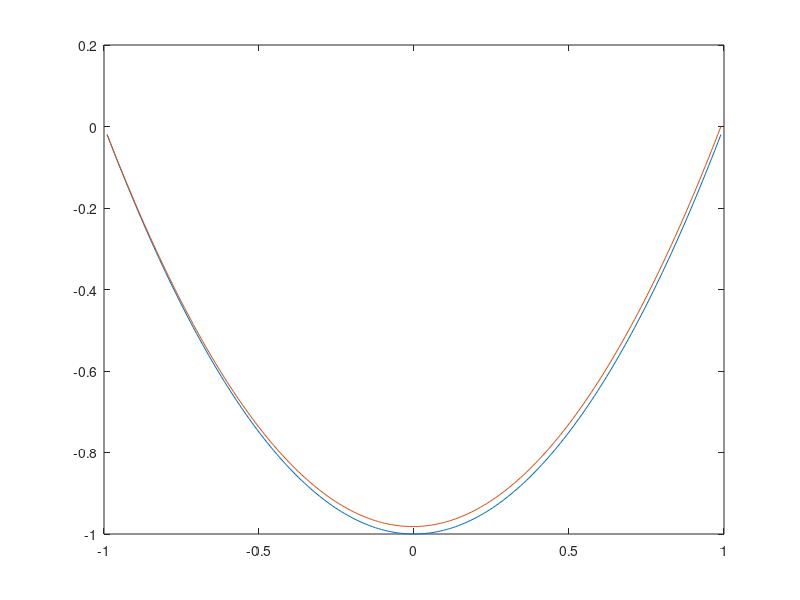

This chart was generated by the following MATLAB code:
Q=200;
N=200;
t0=-1;
t1=1;
h=(t1-t0)/(Q+1);
s0=0;
a=0;
b=0;
s=zeros(1,N+1);
Y=zeros(1,N);
Yexac=zeros(1,N);
T=zeros(1,N);
yexac= @(t) t*t-1 ;
s(1,1)=s0;
for n=1:N
    T(n)=t0+h*n;
    Yexac(n)=yexac(T(n));
end
for n=1:N
    S=s(1,n);
    f1 = @(t,y1,y2) y2;
    f2 = @(t,y1,y2) -y1+t*t+1;
    z=[0;1];
    y0=[a;s(1,n)];
    u=y0;
    for k=1:Q
        u1=u(1,1)+h*f1(t0+k*h,u(1,1),u(2,1));
        u2=u(2,1)+h*f2(t0+k*h,u(1,1),u(2,1));
        u=[u1 ; u2];
        f3 = @(t,z1,z2) z2;
    f4 = @(t,z1,z2) -z1;
        z1=z(1,1)+h*f3(t0+k*h,z(1,1),z(2,1));
        z2=z(2,1)+h*f4(t0+k*h,z(1,1),z(2,1));
        z=[z1;z2];
        Y(1,k)=u1;
    end
    Snew=S-(u1-b)/z1;
    s(1,n+1)=Snew;
end
plot(T,Yexac,T,Y);
Y